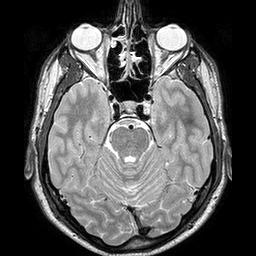
#> input picture data/cerveau.jpg, 256 x 256 px, found by its file name
$ python multiscale_cli.py
#> lines starting #> are read from the running program, lines starting #| are printed output that depends on the picture; long printed decimals are rounded
### src/image_processing/multiscale/pyramidal_decomposition.py
#!/usr/bin/env python3
# -*- coding: utf-8 -*-
"""
Multiscale

Multiscale analysis techniques including pyramidal decomposition and scale-space decomposition.

Author: Oussama GUELFAA
Date: 01-04-2025
"""

import numpy as np
import matplotlib.pyplot as plt
from skimage import io, img_as_float, img_as_ubyte
from skimage.transform import resize, rescale
from skimage.filters import gaussian
import os

def gaussian_pyramid(image, levels=4, sigma=1):
    """
    Create a Gaussian pyramid by successively blurring and downsampling the image.

    Parameters
    ----------
    image : ndarray
        Input image (grayscale).
    levels : int
        Number of levels in the pyramid.
    sigma : float
        Standard deviation for Gaussian filter.

    Returns
    -------
    pyramid : list
        List of images forming the Gaussian pyramid.
    """
    pyramid = [image]
    current_image = image.copy()

    for i in range(levels - 1):
        # Apply Gaussian filter
        blurred = gaussian(current_image, sigma=sigma)

        # Downsample by factor of 2
        downsampled = resize(blurred, (blurred.shape[0] // 2, blurred.shape[1] // 2))

        # Add to pyramid
        pyramid.append(downsampled)

        # Update current image for next iteration
        current_image = downsampled

    return pyramid

def laplacian_pyramid(image, levels=4, sigma=1):
    """
    Create a Laplacian pyramid by computing differences between
    successive levels of the Gaussian pyramid.

    Parameters
    ----------
    image : ndarray
        Input image (grayscale).
    levels : int
        Number of levels in the pyramid.
    sigma : float
        Standard deviation for Gaussian filter.

    Returns
    -------
    gaussian_pyr : list
        List of images forming the Gaussian pyramid.
    laplacian_pyr : list
        List of images forming the Laplacian pyramid.
    """
    # Generate Gaussian pyramid
    gaussian_pyr = gaussian_pyramid(image, levels, sigma)
    laplacian_pyr = []

    # Compute Laplacian pyramid (difference between Gaussian levels)
    for i in range(len(gaussian_pyr) - 1):
        # Get current and next level from Gaussian pyramid
        current_level = gaussian_pyr[i]
        next_level = gaussian_pyr[i + 1]

        # Upsample next level to match current level's size
        upsampled = resize(next_level, current_level.shape)

        # Compute difference (Laplacian)
        laplacian = current_level - upsampled

        # Add to Laplacian pyramid
        laplacian_pyr.append(laplacian)

    # Add the last level of Gaussian pyramid to Laplacian pyramid
    laplacian_pyr.append(gaussian_pyr[-1])

    return gaussian_pyr, laplacian_pyr

def reconstruct_from_laplacian_pyramid(laplacian_pyr, interp='bilinear'):
    """
    Reconstruct an image from its Laplacian pyramid.

    Parameters
    ----------
    laplacian_pyr : list
        List of images forming the Laplacian pyramid.
    interp : str
        Interpolation method for resizing.

    Returns
    -------
    reconstructed : ndarray
        Reconstructed image.
    """
    # Start with the smallest level (coarsest)
    reconstructed = laplacian_pyr[-1].copy()

    # Iterate from second-to-last to first level
    for i in range(len(laplacian_pyr) - 2, -1, -1):
        # Upsample current reconstruction
        upsampled = resize(reconstructed, laplacian_pyr[i].shape, order=1)

        # Add Laplacian detail
        reconstructed = upsampled + laplacian_pyr[i]

    return reconstructed

def reconstruct_from_gaussian_pyramid(gaussian_pyr, interp='bilinear'):
    """
    Reconstruct an image from the last level of Gaussian pyramid without details.

    Parameters
    ----------
    gaussian_pyr : list
        List of images forming the Gaussian pyramid.
    interp : str
        Interpolation method for resizing.

    Returns
    -------
    reconstructed : ndarray
        Reconstructed image.
    """
    # Start with the smallest level (coarsest)
    reconstructed = gaussian_pyr[-1].copy()

    # Iterate from second-to-last to first level
    for i in range(len(gaussian_pyr) - 2, -1, -1):
        # Upsample current reconstruction to match the size of the next level
        reconstructed = resize(reconstructed, gaussian_pyr[i].shape, order=1)

    return reconstructed

def calculate_reconstruction_error(original, reconstructed):
    """
    Calculate the mean squared error between original and reconstructed images.

    Parameters
    ----------
    original : ndarray
        Original image.
    reconstructed : ndarray
        Reconstructed image.

    Returns
    -------
    error : float
        Mean squared error.
    """
    # Ensure images have the same shape
    if original.shape != reconstructed.shape:
        reconstructed = resize(reconstructed, original.shape)

    # Calculate mean squared error
    mse = np.mean((original - reconstructed) ** 2)

    return mse

# [130 lines left out: functions visualize_pyramid, load_image, main, not called in this run]

# [2 lines that do not run on import are left out]

### src/image_processing/multiscale/scale_space.py
#!/usr/bin/env python3
# -*- coding: utf-8 -*-
"""
Multiscale

Multiscale analysis techniques including pyramidal decomposition and scale-space decomposition.

Author: Oussama GUELFAA
Date: 01-04-2025
"""

import numpy as np
import matplotlib.pyplot as plt
from skimage import io, img_as_float, img_as_ubyte
from skimage.morphology import disk, dilation, erosion
import os

def morphological_multiscale(image, levels=4):
    """
    Morphological multiscale decomposition using dilation and erosion.

    Parameters
    ----------
    image : ndarray
        Input image (grayscale).
    levels : int
        Number of levels in the decomposition.

    Returns
    -------
    pyramid_dilations : list
        List of images forming the pyramid of dilations.
    pyramid_erosions : list
        List of images forming the pyramid of erosions.
    """
    pyramid_dilations = []
    pyramid_erosions = []

    for r in range(1, levels + 1):
        # Create disk structuring element with increasing radius
        se = disk(r)

        # Apply dilation
        dilated = dilation(image, footprint=se)
        pyramid_dilations.append(dilated)

        # Apply erosion
        eroded = erosion(image, footprint=se)
        pyramid_erosions.append(eroded)

    return pyramid_dilations, pyramid_erosions

def kramer_bruckner_filter(image, radius=5):
    """
    Elementary Kramer/Bruckner filter (toggle filter).

    Parameters
    ----------
    image : ndarray
        Input image (grayscale).
    radius : int
        Radius of the structuring element (disk).

    Returns
    -------
    filtered : ndarray
        Filtered image.
    """
    # Create disk structuring element
    se = disk(radius)

    # Apply dilation and erosion
    dilated = dilation(image, footprint=se)
    eroded = erosion(image, footprint=se)

    # Calculate difference between image and operations
    diff_dilation = np.abs(dilated - image)
    diff_erosion = np.abs(image - eroded)

    # Apply the filter rule: choose dilation or erosion based on which is closer to original
    filtered = np.where(diff_dilation <= diff_erosion, dilated, eroded)

    return filtered

def kramer_bruckner_multiscale(image, levels=3, radius=5):
    """
    Kramer and Bruckner multiscale decomposition.

    Parameters
    ----------
    image : ndarray
        Input image (grayscale).
    levels : int
        Number of iterations of the filter.
    radius : int
        Radius of the structuring element (disk).

    Returns
    -------
    kb_filters : list
        List of images after applying KB filter iteratively.
    """
    kb_filters = [image]  # Start with original image

    current_image = image.copy()
    for i in range(levels):
        # Apply KB filter to current image
        filtered = kramer_bruckner_filter(current_image, radius)
        kb_filters.append(filtered)
        current_image = filtered

    return kb_filters

def visualize_morphological_pyramid(pyramid_dilations, pyramid_erosions, title="Morphological Multiscale Decomposition"):
    """
    Visualize the morphological multiscale decomposition.

    Parameters
    ----------
    pyramid_dilations : list
        List of dilated images.
    pyramid_erosions : list
        List of eroded images.
    title : str
        Title for the figure.
    """
    levels = len(pyramid_dilations)

    # Create a figure with two rows (dilations and erosions)
    fig, axes = plt.subplots(2, levels, figsize=(4*levels, 8))

    # Plot dilations in the first row
    for i, dilated in enumerate(pyramid_dilations):
        axes[0, i].imshow(dilated, cmap='gray')
        axes[0, i].set_title(f'Dilation scale {i+1}')
        axes[0, i].axis('off')

    # Plot erosions in the second row
    for i, eroded in enumerate(pyramid_erosions):
        axes[1, i].imshow(eroded, cmap='gray')
        axes[1, i].set_title(f'Erosion scale {i+1}')
        axes[1, i].axis('off')

    plt.suptitle(title)
    plt.tight_layout()

    return fig

def visualize_kb_filters(kb_filters, title="Kramer and Bruckner Multiscale Decomposition"):
    """
    Visualize the Kramer and Bruckner multiscale decomposition.

    Parameters
    ----------
    kb_filters : list
        List of KB filtered images.
    title : str
        Title for the figure.
    """
    levels = len(kb_filters)

    # Create a figure with one row
    fig, axes = plt.subplots(1, levels, figsize=(4*levels, 4))

    if levels == 1:
        axes = [axes]

    # Plot KB filters
    for i, filtered in enumerate(kb_filters):
        axes[i].imshow(filtered, cmap='gray')
        axes[i].set_title(f'$MK^{i}_B$')
        axes[i].axis('off')

    plt.suptitle(title)
    plt.tight_layout()

    return fig

# [64 lines left out: functions load_image, main, not called in this run]

# [2 lines that do not run on import are left out]

### src/image_processing/multiscale/multiscale_cli.py
#!/usr/bin/env python3
# -*- coding: utf-8 -*-
"""
Multiscale

Multiscale analysis techniques including pyramidal decomposition and scale-space decomposition.

Author: Oussama GUELFAA
Date: 01-04-2025
"""

import argparse
import os
import matplotlib.pyplot as plt
from skimage import io, img_as_float

from .pyramidal_decomposition import (
    gaussian_pyramid,
    laplacian_pyramid,
    reconstruct_from_laplacian_pyramid,
    reconstruct_from_gaussian_pyramid,
    calculate_reconstruction_error
)

from .scale_space import (
    morphological_multiscale,
    kramer_bruckner_multiscale,
    visualize_morphological_pyramid,
    visualize_kb_filters,
    load_image
)

def visualize_gaussian_pyramid(gaussian_pyr, title="Gaussian Pyramid"):
    """
    Visualize a Gaussian pyramid.

    Parameters
    ----------
    gaussian_pyr : list
        List of images forming the Gaussian pyramid.
    title : str
        Title for the figure.

    Returns
    -------
    fig : Figure
        Matplotlib figure.
    """
    n_levels = len(gaussian_pyr)
    fig, axes = plt.subplots(1, n_levels, figsize=(15, 5))

    if n_levels == 1:
        axes = [axes]

    for i, level in enumerate(gaussian_pyr):
        axes[i].imshow(level, cmap='gray')
        axes[i].set_title(f'Level {i}')
        axes[i].axis('off')

    plt.suptitle(title)
    plt.tight_layout()

    return fig

def visualize_laplacian_pyramid(laplacian_pyr, title="Laplacian Pyramid"):
    """
    Visualize a Laplacian pyramid.

    Parameters
    ----------
    laplacian_pyr : list
        List of images forming the Laplacian pyramid.
    title : str
        Title for the figure.

    Returns
    -------
    fig : Figure
        Matplotlib figure.
    """
    n_levels = len(laplacian_pyr)
    fig, axes = plt.subplots(1, n_levels, figsize=(15, 5))

    if n_levels == 1:
        axes = [axes]

    for i, level in enumerate(laplacian_pyr):
        # For better visualization, we normalize the Laplacian levels
        if i < n_levels - 1:  # All levels except the last one
            # Normalize to [0, 1] for visualization
            level_normalized = (level - level.min()) / (level.max() - level.min() + 1e-8)
            axes[i].imshow(level_normalized, cmap='gray')
        else:  # Last level (Gaussian residual)
            axes[i].imshow(level, cmap='gray')

        axes[i].set_title(f'Level {i}')
        axes[i].axis('off')

    plt.suptitle(title)
    plt.tight_layout()

    return fig

def visualize_reconstruction_comparison(original, without_details, with_details):
    """
    Visualize comparison between original image and reconstructions.

    Parameters
    ----------
    original : ndarray
        Original image.
    without_details : ndarray
        Image reconstructed without details.
    with_details : ndarray
        Image reconstructed with details.

    Returns
    -------
    fig : Figure
        Matplotlib figure.
    """
    # Calculate reconstruction errors
    error_with_details = calculate_reconstruction_error(original, with_details)
    error_without_details = calculate_reconstruction_error(original, without_details)

    # Create figure
    fig, axes = plt.subplots(1, 3, figsize=(15, 5))

    axes[0].imshow(original, cmap='gray')
    axes[0].set_title('Original Image')
    axes[0].axis('off')

    axes[1].imshow(without_details, cmap='gray')
    axes[1].set_title(f'Reconstructed without Details\nMSE: {error_without_details:.8f}')
    axes[1].axis('off')

    axes[2].imshow(with_details, cmap='gray')
    axes[2].set_title(f'Reconstructed with Details\nMSE: {error_with_details:.8f}')
    axes[2].axis('off')

    plt.tight_layout()

    return fig

def parse_args():
    """
    Parse command-line arguments.

    Returns
    -------
    args : argparse.Namespace
        Parsed command-line arguments.
    """
    parser = argparse.ArgumentParser(
        description='Multiscale analysis for image processing'
    )

    parser.add_argument(
        '--image',
        type=str,
        default='data/cerveau.jpg',
        help='Path to the input image (default: data/cerveau.jpg)'
    )

    parser.add_argument(
        '--output-dir',
        type=str,
        default='output/multiscale',
        help='Directory to save output images (default: output/multiscale)'
    )

    parser.add_argument(
        '--method',
        choices=['pyramidal', 'scale_space', 'both'],
        default='both',
        help='Analysis method to use (default: both)'
    )

    # Pyramidal decomposition parameters
    parser.add_argument(
        '--levels',
        type=int,
        default=4,
        help='Number of levels for pyramidal decomposition (default: 4)'
    )

    parser.add_argument(
        '--sigma',
        type=float,
        default=1.0,
        help='Sigma for Gaussian filtering in pyramidal decomposition (default: 1.0)'
    )

    # Scale-space decomposition parameters
    parser.add_argument(
        '--radius',
        type=int,
        default=5,
        help='Radius of the structuring element (disk) for scale-space decomposition (default: 5)'
    )

    parser.add_argument(
        '--kb-iterations',
        type=int,
        default=3,
        help='Number of iterations for Kramer-Bruckner filter (default: 3)'
    )

    return parser.parse_args()

def main(args=None):
    """
    Main function for the command-line interface.

    Parameters
    ----------
    args : argparse.Namespace, optional
        Command-line arguments. If None, arguments are parsed from sys.argv.
    """
    # Parse command-line arguments if not provided
    if args is None:
        args = parse_args()

    # Create output directory
    os.makedirs(args.output_dir, exist_ok=True)

    # Load image
    try:
        image = img_as_float(io.imread(args.image, as_gray=True))
#> image is the input picture: shape (256, 256) float64; min 0, max 1, mean 0.319
    except FileNotFoundError:
        print(f"Error: Image file '{args.image}' not found.")
        return

    # Display original image
    plt.figure(figsize=(6, 6))
    plt.imshow(image, cmap='gray')
    plt.title('Original Image')
    plt.axis('off')
    plt.savefig(os.path.join(args.output_dir, 'original_image.png'))
    plt.close()

    # Apply selected methods
    if args.method in ['pyramidal', 'both']:
        # Create output subdirectory for pyramidal decomposition
        os.makedirs(os.path.join(args.output_dir, 'pyramidal'), exist_ok=True)

        # Pyramidal Decomposition
        print("Performing Pyramidal Decomposition...")

        # Create Gaussian and Laplacian pyramids
        gaussian_pyr, laplacian_pyr = laplacian_pyramid(image, levels=args.levels, sigma=args.sigma)
#> after the loop in gaussian_pyramid, `for i in range(levels - 1):`:
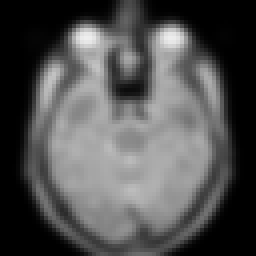
#> blurred: shape (64, 64) float64 (shown 4 times larger); min 0, max 0.936, mean 0.319
#> after the loop in gaussian_pyramid, `for i in range(levels - 1):`: pyramid = 4 items
#> the loop in laplacian_pyramid, `for i in range(len(gaussian_pyr) - 1):` made 3 passes
#> pass 2, in laplacian_pyramid, `laplacian = current_level - upsampled`:
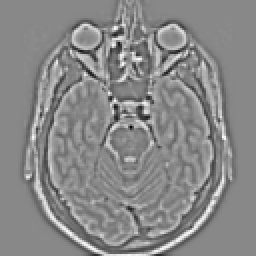
#> laplacian: shape (128, 128) float64 (shown 2 times larger); min -0.352, max 0.304, mean 2.32e-05; drawn with min black and max white
#> after the loop in laplacian_pyramid, `for i in range(len(gaussian_pyr) - 1):`: laplacian_pyr = 3 items
#> gaussian_pyr = 4 items; laplacian_pyr = 4 items

        # Visualize Gaussian pyramid
        fig_gaussian = visualize_gaussian_pyramid(gaussian_pyr)
#> in visualize_gaussian_pyramid, `n_levels = len(gaussian_pyr)`: n_levels = 4
#> the loop in visualize_gaussian_pyramid, `for i, level in enumerate(gaussian_pyr):` made 4 passes
        plt.savefig(os.path.join(args.output_dir, 'pyramidal', 'gaussian_pyramid.png'))
        plt.close(fig_gaussian)

        # Visualize Laplacian pyramid
        fig_laplacian = visualize_laplacian_pyramid(laplacian_pyr)
#> the loop in visualize_laplacian_pyramid, `for i, level in enumerate(laplacian_pyr):` made 4 passes
#> pass 3, in visualize_laplacian_pyramid, `level_normalized = (level - level.min()) / (level.max() - level.min() ..`:
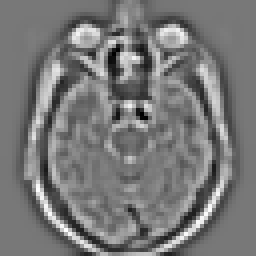
#> level_normalized: shape (64, 64) float64 (shown 4 times larger); min 0, max 1, mean 0.471
        plt.savefig(os.path.join(args.output_dir, 'pyramidal', 'laplacian_pyramid.png'))
        plt.close(fig_laplacian)

        # Reconstruct from Laplacian pyramid (with details)
        reconstructed_with_details = reconstruct_from_laplacian_pyramid(laplacian_pyr)
#> the loop in reconstruct_from_laplacian_pyramid, `for i in range(len(laplacian_pyr) - 2, -1, -1):` made 3 passes
#> i on passes 1, 3: 2, 0

        # Reconstruct from Gaussian pyramid (without details)
        reconstructed_without_details = reconstruct_from_gaussian_pyramid(gaussian_pyr)
#> the loop in reconstruct_from_gaussian_pyramid, `for i in range(len(gaussian_pyr) - 2, -1, -1):` made 3 passes

        # Calculate reconstruction errors
        error_with_details = calculate_reconstruction_error(image, reconstructed_with_details)
#> in calculate_reconstruction_error, `mse = np.mean((original - reconstructed) ** 2)`: mse = 8.19e-36
#> error_with_details = 8.19e-36
        error_without_details = calculate_reconstruction_error(image, reconstructed_without_details)
#> error_without_details = 0.0239

        print(f"Reconstruction error with details: {error_with_details:.8f}")
#| Reconstruction error with details: 0
        print(f"Reconstruction error without details: {error_without_details:.8f}")
#| Reconstruction error without details: 0.02392

        # Visualize reconstruction comparison
        fig_comparison = visualize_reconstruction_comparison(
            image, reconstructed_without_details, reconstructed_with_details
        )
#> in visualize_reconstruction_comparison, `error_with_details = calculate_reconstruction_error(original, with_det..`: error_with_details = 8.19e-36
#> in visualize_reconstruction_comparison, `error_without_details = calculate_reconstruction_error(original, witho..`: error_without_details = 0.0239
        plt.savefig(os.path.join(args.output_dir, 'pyramidal', 'reconstruction_comparison.png'))
        plt.close(fig_comparison)

    if args.method in ['scale_space', 'both']:
        # Create output subdirectory for scale-space decomposition
        os.makedirs(os.path.join(args.output_dir, 'scale_space'), exist_ok=True)

        # Scale-Space Decomposition
        print("Performing Scale-Space Decomposition...")

        # 1. Morphological Multiscale Decomposition
        print("  - Morphological Multiscale Decomposition...")
        pyramid_dilations, pyramid_erosions = morphological_multiscale(image, levels=args.levels)
#> after the loop in morphological_multiscale, `for r in range(1, levels + 1):`: pyramid_dilations = 4 items
#> pyramid_dilations = 4 items; pyramid_erosions = 4 items

        # Visualize morphological pyramids
        fig_morpho = visualize_morphological_pyramid(pyramid_dilations, pyramid_erosions)
#> in visualize_morphological_pyramid, `levels = len(pyramid_dilations)`: levels = 4
#> the loop in visualize_morphological_pyramid, `for i, dilated in enumerate(pyramid_dilations):` made 4 passes
#> the loop in visualize_morphological_pyramid, `for i, eroded in enumerate(pyramid_erosions):` made 4 passes
        plt.savefig(os.path.join(args.output_dir, 'scale_space', 'morphological_decomposition.png'))
        plt.close(fig_morpho)

        # 2. Kramer and Bruckner Multiscale Decomposition
        print("  - Kramer and Bruckner Multiscale Decomposition...")
        kb_filters = kramer_bruckner_multiscale(image, levels=args.kb_iterations, radius=args.radius)
#> the loop in kramer_bruckner_multiscale, `for i in range(levels):` made 3 passes
#> pass 1, in kramer_bruckner_filter, `dilated = dilation(image, footprint=se)`:
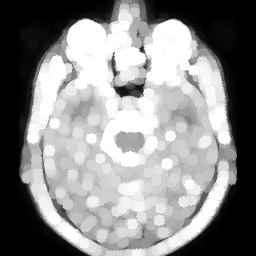
#> dilated: shape (256, 256) float64; min 0, max 1, mean 0.541
#> pass 1, in kramer_bruckner_filter, `diff_dilation = np.abs(dilated - image)`:
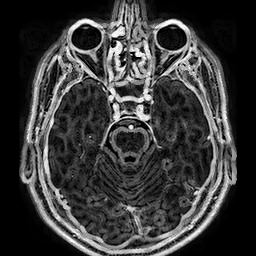
#> diff_dilation: shape (256, 256) float64; min 0, max 1, mean 0.221
#> after the loop in kramer_bruckner_multiscale, `for i in range(levels):`:
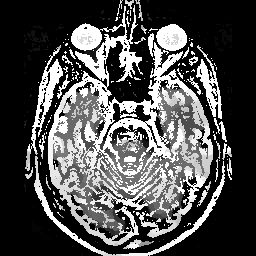
#> current_image: shape (256, 256) float64; min 0, max 1, mean 0.31
#> after the loop in kramer_bruckner_multiscale, `for i in range(levels):`: kb_filters = 4 items
#> kb_filters = 4 items

        # Visualize KB filters
        fig_kb = visualize_kb_filters(kb_filters, f"Kramer and Bruckner Decomposition (n={args.kb_iterations}, r={args.radius})")
#> in visualize_kb_filters, `levels = len(kb_filters)`: levels = 4
#> the loop in visualize_kb_filters, `for i, filtered in enumerate(kb_filters):` made 4 passes
        plt.savefig(os.path.join(args.output_dir, 'scale_space', f'kb_decomposition_n{args.kb_iterations}.png'))
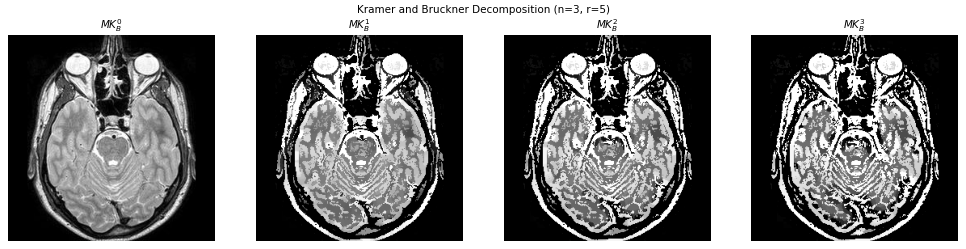
#> figure drawn by matplotlib, 4 panels
        plt.close(fig_kb)

    print(f"Multiscale analysis completed successfully!")
    print(f"Results saved to {args.output_dir}/")

if __name__ == "__main__":
    main()
